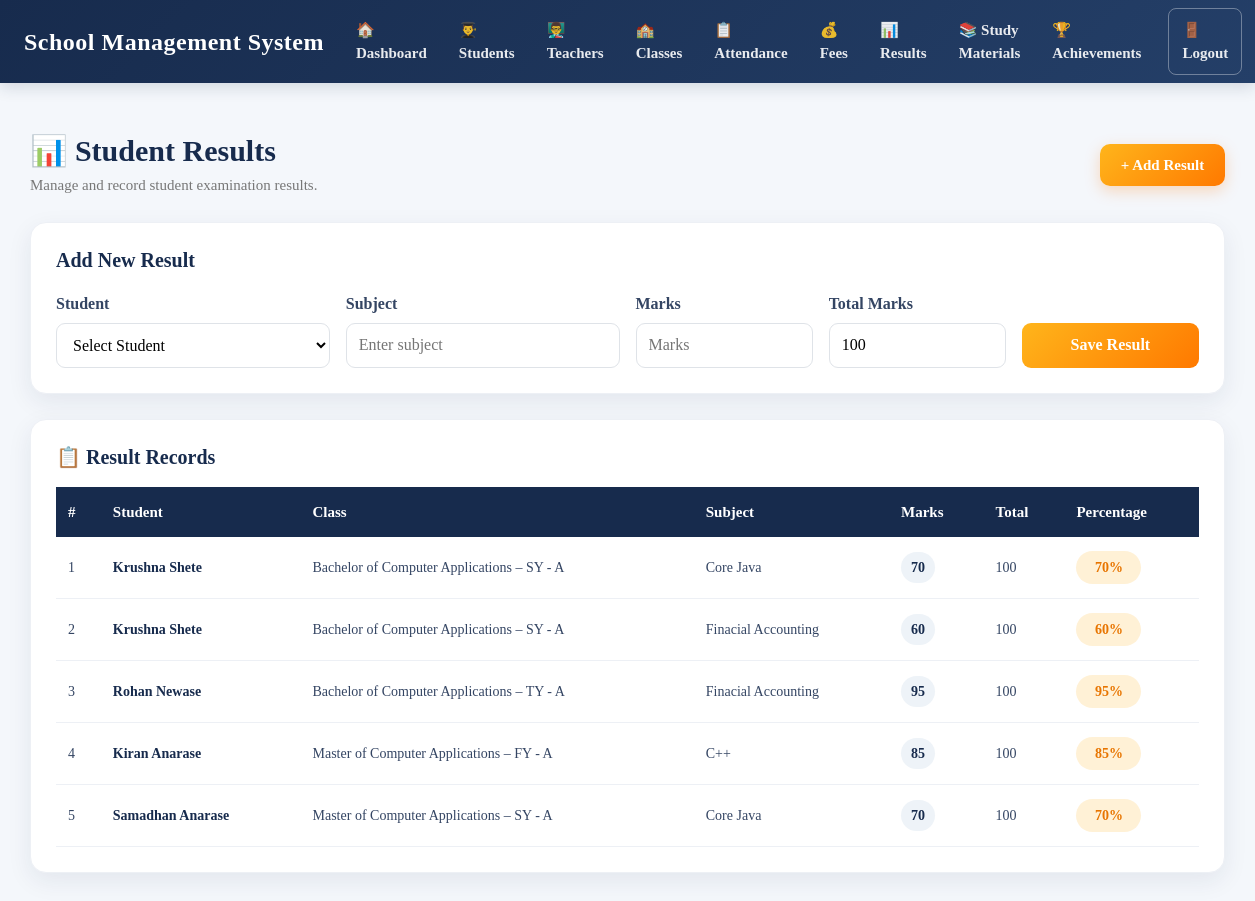
Page /results/ (signed in) on the committed database.
### school/models.py (models this page shows, shortened)
class Result(models.Model):
    student = models.ForeignKey(
        Student,
        on_delete=models.CASCADE
    )
    subject = models.CharField(
        max_length=100
    )
    marks = models.PositiveIntegerField()
    total_marks = models.PositiveIntegerField(
        default=100
    )

class Student(models.Model):
    user = models.OneToOneField(
        User,
        on_delete=models.CASCADE,
        null=True,
        blank=True,
        related_name='student_profile'
    )
    name = models.CharField(
        max_length=100
    )
    roll_no = models.CharField(
        max_length=20,
        unique=True
    )
    email = models.EmailField(
        blank=True
    )
    phone = models.CharField(
        max_length=15,
        blank=True
    )
    school_class = models.ForeignKey(
        SchoolClass,
        on_delete=models.PROTECT
    )
    admission_date = models.DateField(
        auto_now_add=True
    )

class SchoolClass(models.Model):
    name = models.CharField(max_length=50)
    section = models.CharField(
        max_length=10,
        default='A'
    )
    def __str__(self):
        return f"{self.name} - {self.section}"

### school/views.py (the view, shortened to what this page needs)
@login_required
def result_list(request):
    results = (
        Result.objects
        .select_related(
            'student',
            'student__school_class'
        )
        .order_by(
            'student__roll_no',
            'subject'
        )
    )
    students = (
        Student.objects
        .select_related('school_class')
        .order_by('roll_no')
    )
    return render(
        request,
        'results.html',
        {
            'results': results,
            'students': students
        }
    )

### school/templates/results.html (shortened to what this page needs)
{% extends 'base.html' %}
{% load static %}
{% block content %}
<link rel="stylesheet" href="{% static 'style.css' %}">
<div class="results-page">
    <div class="page-header">
        <div class="page-title">
            <h2>📊 Student Results</h2>
            <p>Manage and record student examination results.</p>
        </div>
        <a href="#result-form" class="add-btn">
            + Add Result
        </a>
    </div>
    <div class="data-card" id="result-form">
        <h5 class="form-title">
            Add New Result
        </h5>
        <form method="post">
            <div class="row g-3">
                <div class="col-md-3">
                    <label class="form-label">
                        Student
                    </label>
                    <select
                        name="student"
                        class="school-select"
                        required>
                        <option value="">
                            Select Student
                        </option>
                    </select>
                </div>
                <div class="col-md-3">
                    <label class="form-label">
                        Subject
                    </label>
                    <input
                        type="text"
                        name="subject"
                        class="school-input"
                        placeholder="Enter subject"
                        required>
                </div>
                <div class="col-md-2">
                    <label class="form-label">
                        Marks
                    </label>
                    <input
                        type="number"
                        name="marks"
                        class="school-input"
                        min="0"
                        placeholder="Marks"
                        required>
                </div>
                <div class="col-md-2">
                    <label class="form-label">
                        Total Marks
                    </label>
                    <input
                        type="number"
                        name="total_marks"
                        class="school-input"
                        min="1"
                        value="100"
                        required>
                </div>
                <div class="col-md-2 d-flex align-items-end">
                    <button
                        type="submit"
                        class="save-btn w-100">
                        Save Result
                    </button>
                </div>
            </div>
        </form>
    </div>
    <div class="data-card">
        <h5 class="table-title">
            📋 Result Records
        </h5>
        <div class="table-responsive">
            <table class="school-table">
                <thead>
                    <tr>
                        <th>#</th>
                        <th>Student</th>
                        <th>Class</th>
                        <th>Subject</th>
                        <th>Marks</th>
                        <th>Total</th>
                        <th>Percentage</th>
                    </tr>
                </thead>
                <tbody>
                    {% for result in results %}
                    <tr>
                        <td>
                            {{ forloop.counter }}
                        </td>
                        <td>
                            <span class="student-name">
                                {{ result.student.name }}
                            </span>
                        </td>
                        <td>
                            {{ result.student.school_class }}
                        </td>
                        <td>
                            {{ result.subject }}
                        </td>
                        <td>
                            <span class="marks-badge">
                                {{ result.marks }}
                            </span>
                        </td>
                        <td>
                            {{ result.total_marks }}
                        </td>
                        <td>
                            <span class="percentage-badge">
                                {% widthratio result.marks result.total_marks 100 %}%
                            </span>
                        </td>
                    </tr>
                    {% endfor %}
                </tbody>
            </table>
        </div>
    </div>
</div>
{% endblock %}

### school/static/style.css (style rules this page uses)
* { box-sizing: border-box; }
html { scroll-behavior: smooth; }
body { margin: 0; padding: 0; background: #f4f7fb; color: #172b4d; font-family: Constantia, "Times New Roman", Georgia, serif; }
a { text-decoration: none; }
.page-header { width: 100%; display: flex; justify-content: space-between; align-items: center; margin-bottom: 28px; }
.page-title h2 { margin: 0; color: #172b4d; font-size: 30px; font-weight: 700; }
.page-title p { margin: 6px 0 0; color: #68758a; font-size: 15px; }
.add-btn { display: inline-flex; align-items: center; justify-content: center; min-width: 125px; height: 42px; padding: 0 18px; background: #087cf5; color: white !important; border: none; border-radius: 7px; font-family: Constantia, "Times New Roman", Georgia, serif; font-size: 15px; font-weight: 700; text-decoration: none !important; cursor: pointer; box-shadow: 0 3px 8px rgba(8, 124, 245, 0.20); transition: 0.2s ease; }
.data-card { width: 100%; background: white; padding: 15px; border-radius: 14px; box-shadow: 0 5px 18px rgba(23, 43, 77, 0.08); }
.table-responsive { width: 100%; overflow-x: auto; }
.school-table { width: 100%; border-collapse: collapse; font-family: Constantia, "Times New Roman", Georgia, serif; }
.school-table thead th { background: #212529; color: white; padding: 13px 12px; font-size: 15px; text-align: left; white-space: nowrap; }
.school-table tbody td { padding: 13px 12px; border-bottom: 1px solid #e4e9ef; color: #26384d; font-size: 14px; white-space: nowrap; }

### school/templates/base.html (style rules this page uses)
* { box-sizing: border-box; }
body { margin: 0; padding: 0; background: #f4f7fb; font-family: Constantia, Georgia, "Times New Roman", serif; color: #172b4d; }

### school/templates/results.html (style rules this page uses)
.results-page { max-width: 1450px; margin: 0 auto; padding: 25px 10px 40px; }
.page-header { display: flex; justify-content: space-between; align-items: center; margin-bottom: 25px; gap: 20px; }
.page-title h2 { margin: 0; color: #172b4d; font-family: Constantia, "Times New Roman", serif; font-weight: 700; }
.page-title p { margin: 5px 0 0; color: #777; }
.add-btn { text-decoration: none; background: linear-gradient(135deg, #ffb51b, #ff7900); color: white; padding: 11px 20px; border-radius: 10px; font-weight: 700; box-shadow: 0 5px 15px rgba(255, 121, 0, .25); }
.data-card { background: white; border-radius: 16px; padding: 25px; margin-bottom: 25px; box-shadow: 0 8px 25px rgba(23, 43, 77, .08); border: 1px solid #edf0f5; }
.form-title { color: #172b4d; font-family: Constantia, "Times New Roman", serif; font-weight: 700; margin-bottom: 20px; }
.form-label { font-weight: 600; color: #344563; margin-bottom: 7px; }
.school-input, .school-select { width: 100%; height: 45px; border: 1px solid #dfe3e8; border-radius: 9px; padding: 8px 12px; background: #fff; outline: none; font-family: Constantia, "Times New Roman", serif; }
.save-btn { height: 45px; border: none; border-radius: 9px; background: linear-gradient(135deg, #ffb51b, #ff7900); color: white; font-weight: 700; cursor: pointer; }
.table-title { color: #172b4d; font-family: Constantia, "Times New Roman", serif; font-weight: 700; margin-bottom: 18px; }
.school-table { width: 100%; border-collapse: collapse; overflow: hidden; }
.school-table thead th { background: #172b4d; color: white; padding: 14px 12px; text-align: left; font-weight: 600; white-space: nowrap; }
.school-table tbody td { padding: 14px 12px; border-bottom: 1px solid #edf0f5; color: #344563; vertical-align: middle; }
.student-name { color: #172b4d; font-weight: 700; }
.marks-badge { display: inline-block; padding: 5px 10px; border-radius: 20px; background: #eef3f8; color: #172b4d; font-weight: 700; }
.percentage-badge { display: inline-block; min-width: 65px; text-align: center; padding: 6px 10px; border-radius: 20px; background: #fff1d6; color: #e87500; font-weight: 700; }

### rows in the picture
Result: student.name "Krushna Shete", student.school_class "Bachelor of Computer Applications – SY - A", subject "Core Java", marks "70", total_marks "100", marks+total_marks "70"
Result: student.name "Krushna Shete", student.school_class "Bachelor of Computer Applications – SY - A", subject "Finacial Accounting", marks "60", total_marks "100", marks+total_marks "60"
Result: student.name "Rohan Newase", student.school_class "Bachelor of Computer Applications – TY - A", subject "Finacial Accounting", marks "95", total_marks "100", marks+total_marks "95"
Result: student.name "Kiran Anarase", student.school_class "Master of Computer Applications – FY - A", subject "C++", marks "85", total_marks "100", marks+total_marks "85"
Result: student.name "Samadhan Anarase", student.school_class "Master of Computer Applications – SY - A", subject "Core Java", marks "70", total_marks "100", marks+total_marks "70"
